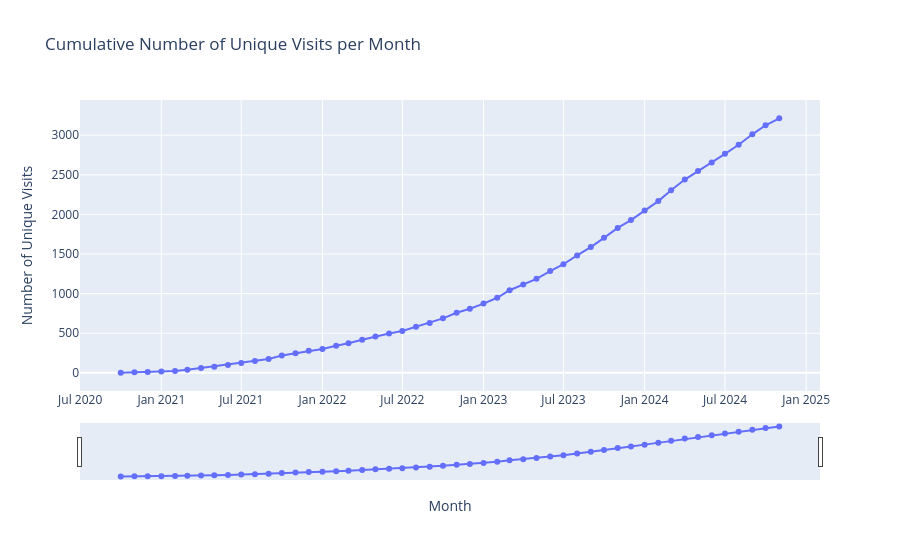

The notebook cell this image was saved under:
### Markdown cell above
### Cumulative number of visits through years

### Code cell
# Keep only unique patient-event pairs
unique_visits = df.drop_duplicates(subset=["PATNO", "EVENT_ID"])
unique_visits = unique_visits[unique_visits["Study Date"] >= "2010-01-01"]

# Extract Year-Month
unique_visits["YearMonth"] = unique_visits["Study Date"].dt.to_period("M")

# Count visits per month
visits_per_month = unique_visits.groupby("YearMonth").size()
visits_per_month = visits_per_month.cumsum().reset_index()
visits_per_month.columns = ["YearMonth", "CumulativeVisits"]

# Convert YearMonth to timestamp for Plotly
visits_per_month["YearMonth"] = visits_per_month["YearMonth"].dt.to_timestamp()

# Plot interactive line chart
fig = px.line(
    visits_per_month,
    x="YearMonth",
    y="CumulativeVisits",
    title="Cumulative Number of Unique Visits per Month",
    markers=True,
)

fig.update_layout(
    xaxis_title="Month",
    yaxis_title="Number of Unique Visits",
    xaxis=dict(rangeslider=dict(visible=True)),  # adds a zoomable range slider
    hovermode="x unified",
)

fig.show()

### Figure 1 — Plotly figure (JSON) as saved in the notebook; plotly's stock layout.template omitted (floating-point values rounded to 4 significant figures)
{"data": [{"hovertemplate": "YearMonth=%{x}<br>CumulativeVisits=%{y}<extra></extra>", "legendgroup": "", "line": {"color": "#636efa", "dash": "solid"}, "marker": {"symbol": "circle"}, "mode": "lines+markers", "name": "", "orientation": "v", "showlegend": false, "type": "scatter", "x": ["2020-10-01T00:00:00.000000000", "2020-11-01T00:00:00.000000000", "2020-12-01T00:00:00.000000000", "2021-01-01T00:00:00.000000000", "2021-02-01T00:00:00.000000000", "2021-03-01T00:00:00.000000000", "2021-04-01T00:00:00.000000000", "2021-05-01T00:00:00.000000000", "2021-06-01T00:00:00.000000000", "2021-07-01T00:00:00.000000000", "2021-08-01T00:00:00.000000000", "2021-09-01T00:00:00.000000000", "2021-10-01T00:00:00.000000000", "2021-11-01T00:00:00.000000000", "2021-12-01T00:00:00.000000000", "2022-01-01T00:00:00.000000000", "2022-02-01T00:00:00.000000000", "2022-03-01T00:00:00.000000000", "2022-04-01T00:00:00.000000000", "2022-05-01T00:00:00.000000000", "2022-06-01T00:00:00.000000000", "2022-07-01T00:00:00.000000000", "2022-08-01T00:00:00.000000000", "2022-09-01T00:00:00.000000000", "2022-10-01T00:00:00.000000000", "2022-11-01T00:00:00.000000000", "2022-12-01T00:00:00.000000000", "2023-01-01T00:00:00.000000000", "2023-02-01T00:00:00.000000000", "2023-03-01T00:00:00.000000000", "2023-04-01T00:00:00.000000000", "2023-05-01T00:00:00.000000000", "2023-06-01T00:00:00.000000000", "2023-07-01T00:00:00.000000000", "2023-08-01T00:00:00.000000000", "2023-09-01T00:00:00.000000000", "2023-10-01T00:00:00.000000000", "2023-11-01T00:00:00.000000000", "2023-12-01T00:00:00.000000000", "2024-01-01T00:00:00.000000000", "2024-02-01T00:00:00.000000000", "2024-03-01T00:00:00.000000000", "2024-04-01T00:00:00.000000000", "2024-05-01T00:00:00.000000000", "2024-06-01T00:00:00.000000000", "2024-07-01T00:00:00.000000000", "2024-08-01T00:00:00.000000000", "2024-09-01T00:00:00.000000000", "2024-10-01T00:00:00.000000000", "2024-11-01T00:00:00.000000000"], "xaxis": "x", "y": [2, 7, 12, 16, 23, 38, 62, 77, 100, 125, 149, 176, 219, 247, 280, 301, 342, 373, 417, 459, 497, 529, 583, 630, 688, 759, 809, 874, 948, 1043, 1116, 1187, 1285, 1371, 1482, 1587, 1704, 1829, 1928, 2050, 2168, 2304, 2440, 2547, 2655, 2765, 2879, 3011, 3125, 3213], "yaxis": "y"}], "layout": {"hovermode": "x unified", "legend": {"tracegroupgap": 0}, "title": {"text": "Cumulative Number of Unique Visits per Month"}, "xaxis": {"anchor": "y", "domain": [0, 1], "rangeslider": {"visible": true}, "title": {"text": "Month"}}, "yaxis": {"anchor": "x", "domain": [0, 1], "title": {"text": "Number of Unique Visits"}}}}
